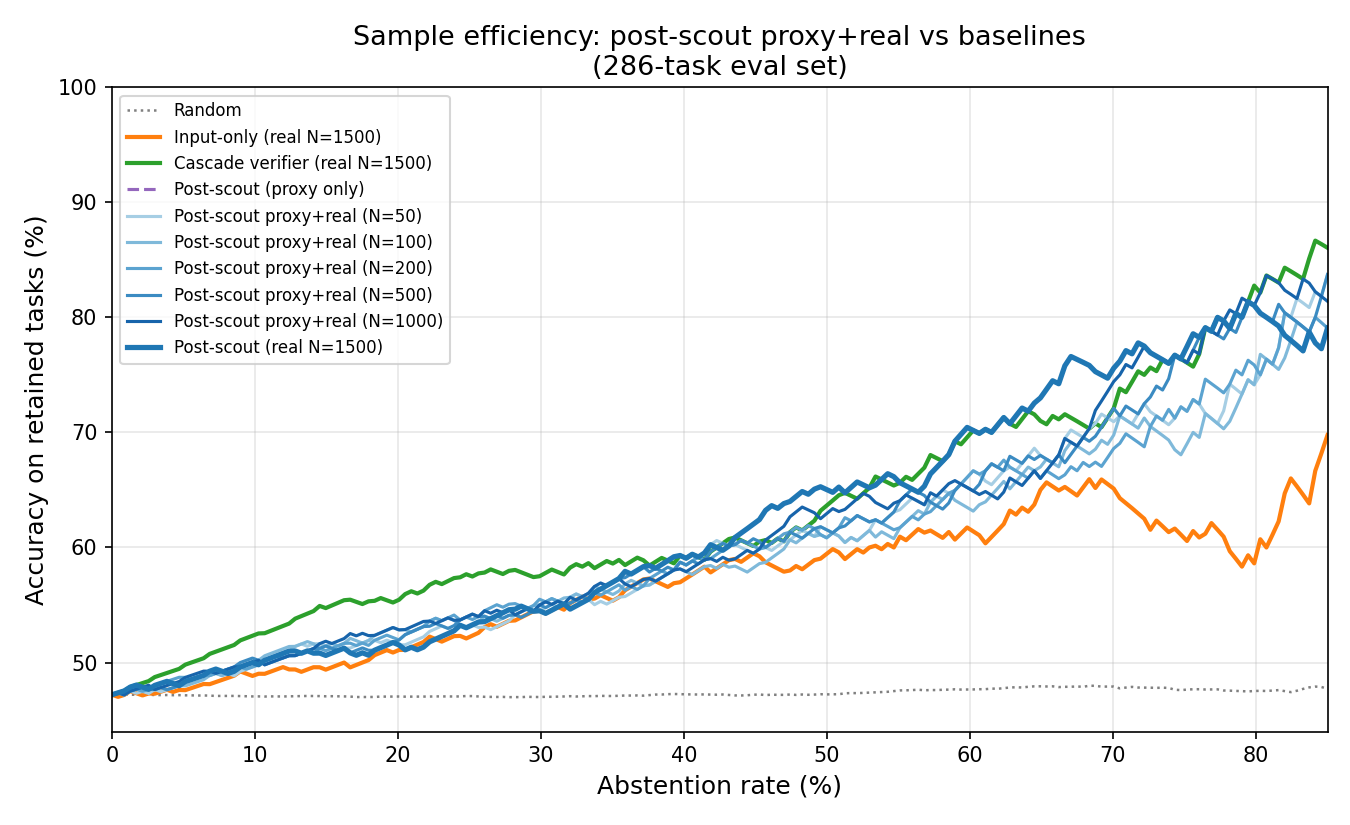

The Python source for this figure:
"""
Abstention AUC analysis for:
  - Post-scout proxy-init + real fine-tune (N=50,100,200,500,1000)
  - Proxy-only baseline (no real fine-tuning)
  - Cascade-real-1500 (scored at route_0 decision point)
  - Existing baselines: post-scout real-1500, input-only real-1500, random

Prints a table of AUC and key abstention rates for the paper.
Also saves a sample-efficiency plot.
"""

import json
import numpy as np
import pandas as pd
import matplotlib.pyplot as plt
from pathlib import Path

# ── paths ──────────────────────────────────────────────────────────────────────
SWEEP_BASE = (
    "/mnt/llmd/results/exps/aristides/reason/"
    "offline_router_swe_smith_proxy_init_real_finetune_router_sample_efficiency_1783430086"
)
CASCADE_SCORES_PATH = (
    "/mnt/llmd/results/exps/aristides/reason/"
    "score_swe_smith_real_eval286_real_cascade_verifier_soft_bce_1783430056/"
    "scores/eval_verifier_scores.jsonl"
)
POST_SCOUT_1500_PATH = (
    "/mnt/llmd/results/exps/aristides/reason/"
    "offline_router_swe_smith_train1500_real_4route_qwen3_embedding_8b_lora_reward_bce_r32_qkvo_mlp_10epoch_1781112916/"
    "train_qwen3_embedding_8b_lora_reward_bce_10epoch/eval_predictions.jsonl"
)
INPUT_ONLY_1500_PATH = (
    "/mnt/llmd/results/exps/aristides/reason/"
    "offline_router_swe_smith_train1500_real_4route_qwen3_embedding_8b_lora_reward_bce_r32_qkvo_mlp_input_only_10epoch_1781112942/"
    "train_qwen3_embedding_8b_lora_reward_bce_10epoch/eval_predictions.jsonl"
)
REAL_LABELS_DIR = (
    "/mnt/llmd/results/exps/aristides/reason/"
    "offline_router_swe_smith_train1500_real_labels_4route_1780639659/collect/"
)
OUT_PLOT = "/home/toolkit/PipelineRL-SWE/analysis/abstention_sample_efficiency.png"
OUT_TABLE = "/home/toolkit/PipelineRL-SWE/analysis/abstention_sample_efficiency_table.csv"

# ── load real labels ──────────────────────────────────────────────────────────
dfs = [pd.read_parquet(p) for p in Path(REAL_LABELS_DIR + "eval").glob("*.parquet")]
eval_df = pd.concat(dfs).set_index("problem_id")
eval_df["r120b"] = eval_df["route_successes"].apply(lambda x: x[3])
print(f"Eval tasks: {len(eval_df)}, 120B solvable: {eval_df['r120b'].sum()}")

# ── helpers ───────────────────────────────────────────────────────────────────
def load_preds_mean(path):
    """Load eval_predictions.jsonl -> {problem_id: mean_pred}"""
    rows = {}
    with open(path) as f:
        for line in f:
            d = json.loads(line)
            pid = d["problem_id"]
            pr = d.get("pred_rewards")
            rows[pid] = float(np.mean(pr)) if pr is not None else np.nan
    return rows

def load_cascade_mean(path):
    """Load eval_verifier_scores.jsonl -> {problem_id: mean pred_score across routes}"""
    by_task = {}
    with open(path) as f:
        for line in f:
            d = json.loads(line)
            pid = d["problem_id"]
            by_task.setdefault(pid, []).append(d["pred_score"])
    return {pid: float(np.mean(scores)) for pid, scores in by_task.items()}

def abstention_curve(signal_dict, labels_series, rates):
    common = labels_series.index.intersection(list(signal_dict.keys()))
    labels = labels_series.loc[common].values.astype(int)
    sig = np.array([signal_dict[pid] for pid in common])
    order = np.argsort(sig)
    accs = []
    for r in rates:
        n_abstain = int(round(r * len(labels)))
        kept = order[n_abstain:]
        accs.append(labels[kept].mean() if len(kept) > 0 else np.nan)
    return np.array(accs), len(common)

def auc(accs, rates):
    valid = ~np.isnan(accs)
    return float(np.trapz(accs[valid], rates[valid]))

def random_curve(labels, rates, n_seeds=200, seed=42):
    rng = np.random.default_rng(seed)
    n = len(labels)
    all_accs = []
    for _ in range(n_seeds):
        perm = rng.permutation(n)
        seed_accs = [labels[perm[int(round(r*n)):]].mean() if int(round(r*n)) < n else np.nan
                     for r in rates]
        all_accs.append(seed_accs)
    return np.nanmean(all_accs, axis=0)

rates = np.linspace(0, 0.85, 200)

# ── load all signals ──────────────────────────────────────────────────────────
print("Loading post-scout real-1500...")
ps1500 = load_preds_mean(POST_SCOUT_1500_PATH)
print("Loading input-only real-1500...")
io1500 = load_preds_mean(INPUT_ONLY_1500_PATH)
print("Loading cascade-real-1500 scores...")
casc_real = load_cascade_mean(CASCADE_SCORES_PATH)

sweep_preds = {}
for n in [50, 100, 200, 500, 1000]:
    pred_path = (f"{SWEEP_BASE}/random_{n}_seed17/train_router_finetune_10epoch/eval_predictions.jsonl")
    print(f"Loading proxy-init real N={n}...")
    sweep_preds[n] = load_preds_mean(pred_path)

proxy_path = f"{SWEEP_BASE}/proxy_pretrain_5epoch/eval_predictions.jsonl"
if Path(proxy_path).exists():
    print("Loading proxy-only (no real FT)...")
    proxy_only = load_preds_mean(proxy_path)
else:
    print("Proxy-only predictions not found, skipping.")
    proxy_only = None

# ── compute curves ────────────────────────────────────────────────────────────
ps_acc, n_ps = abstention_curve(ps1500, eval_df["r120b"], rates)
io_acc, n_io = abstention_curve(io1500, eval_df["r120b"], rates)
casc_acc, n_casc = abstention_curve(casc_real, eval_df["r120b"], rates)

# random baseline over full eval
rnd_labels = eval_df["r120b"].values.astype(int)
rnd_acc = random_curve(rnd_labels, rates)

sweep_accs = {}
for n, preds in sweep_preds.items():
    sweep_accs[n], _ = abstention_curve(preds, eval_df["r120b"], rates)

if proxy_only is not None:
    prx_acc, _ = abstention_curve(proxy_only, eval_df["r120b"], rates)
else:
    prx_acc = None

# ── summary table ─────────────────────────────────────────────────────────────
checkpoints = [0.30, 0.50, 0.70]

def row(name, accs):
    a = auc(accs, rates)
    vals = []
    for cp in checkpoints:
        i = np.searchsorted(rates, cp)
        vals.append(accs[i] * 100 if not np.isnan(accs[i]) else float("nan"))
    return [name, round(a, 3)] + [round(v, 1) for v in vals]

rows = []
rows.append(row("Random", rnd_acc))
rows.append(row("Input-only (real N=1500)", io_acc))
if prx_acc is not None:
    rows.append(row("Post-scout (proxy only, no real FT)", prx_acc))
rows.append(row("Cascade verifier (real N=1500)", casc_acc))
for n in [50, 100, 200, 500, 1000]:
    rows.append(row(f"Post-scout proxy+real (N={n})", sweep_accs[n]))
rows.append(row("Post-scout (real N=1500)", ps_acc))

df_table = pd.DataFrame(rows, columns=["Method", "AUC", "@30%", "@50%", "@70%"])
print("\n" + df_table.to_string(index=False))
df_table.to_csv(OUT_TABLE, index=False)
print(f"\nSaved table to {OUT_TABLE}")

# ── plot ──────────────────────────────────────────────────────────────────────
fig, ax = plt.subplots(figsize=(9, 5.5))

cmap = plt.cm.Blues
sweep_colors = {50: cmap(0.35), 100: cmap(0.45), 200: cmap(0.55), 500: cmap(0.65), 1000: cmap(0.80)}

ax.plot(rates*100, rnd_acc*100,    color="gray",    lw=1.2, ls=":", label="Random")
ax.plot(rates*100, io_acc*100,     color="#ff7f0e", lw=2,   label="Input-only (real N=1500)")
ax.plot(rates*100, casc_acc*100,   color="#2ca02c", lw=2,   label="Cascade verifier (real N=1500)")
if prx_acc is not None:
    ax.plot(rates*100, prx_acc*100, color="#9467bd", lw=1.5, ls="--", label="Post-scout (proxy only)")
for n in [50, 100, 200, 500, 1000]:
    ax.plot(rates*100, sweep_accs[n]*100, color=sweep_colors[n], lw=1.5,
            label=f"Post-scout proxy+real (N={n})")
ax.plot(rates*100, ps_acc*100,     color="#1f77b4", lw=2.5, label="Post-scout (real N=1500)")

ax.set_xlabel("Abstention rate (%)", fontsize=12)
ax.set_ylabel("Accuracy on retained tasks (%)", fontsize=12)
ax.set_title("Sample efficiency: post-scout proxy+real vs baselines\n(286-task eval set)", fontsize=13)
ax.legend(fontsize=8, loc="upper left", ncol=1)
ax.set_xlim(0, 85)
ax.set_ylim(44, 100)
ax.grid(True, alpha=0.3)

plt.tight_layout()
plt.savefig(OUT_PLOT, dpi=150)
print(f"Saved plot to {OUT_PLOT}")
plt.close()
